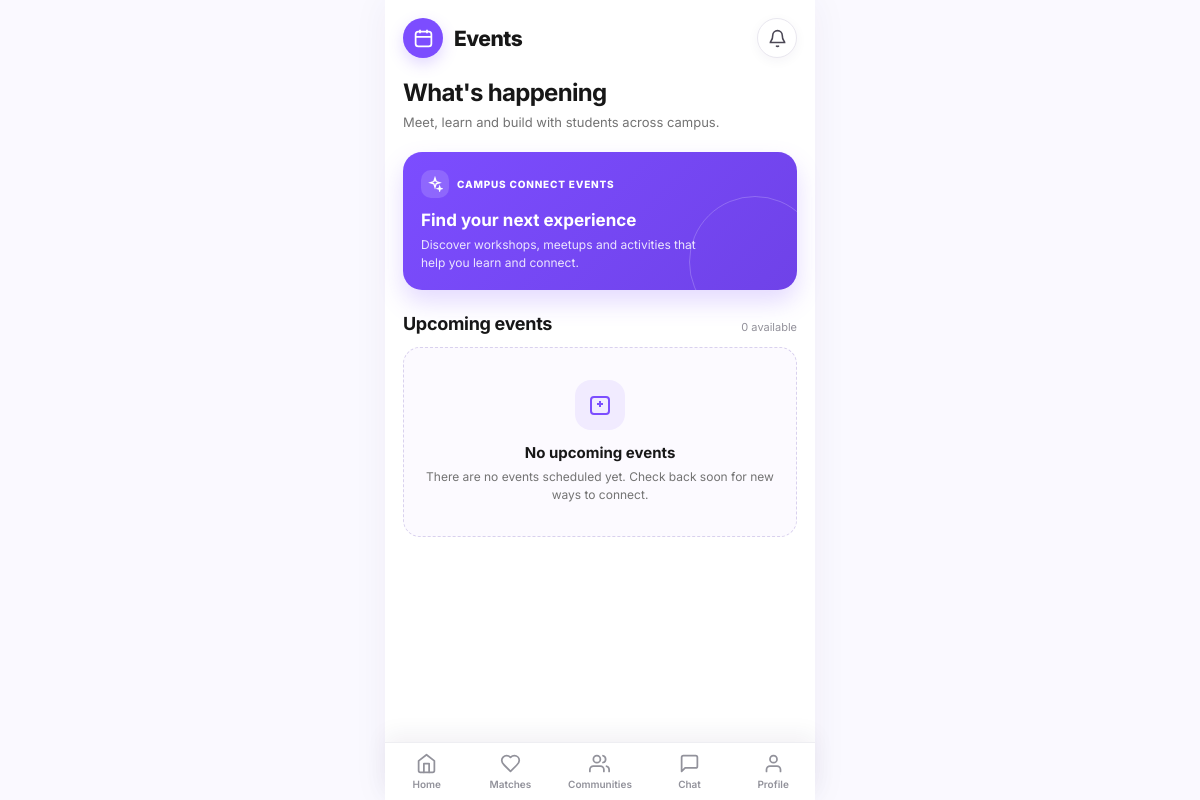
/events/ (signed in), run on an earlier commit of the app's database.
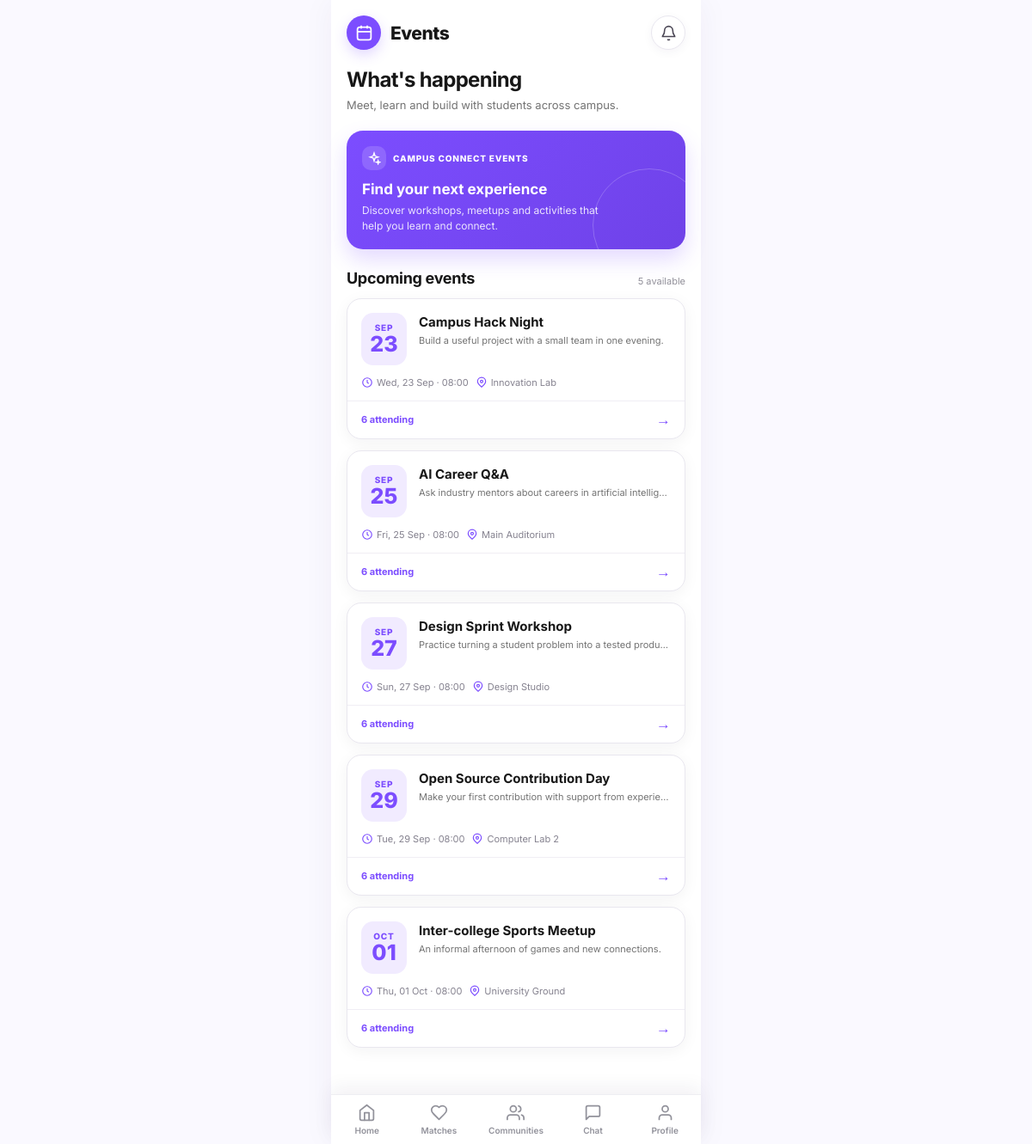
And on a later commit of the database.
### events/models.py (models this page shows, shortened)
class Event(models.Model):
    title = models.CharField(max_length=200)
    description = models.TextField(blank=True)
    start = models.DateTimeField()
    location = models.CharField(max_length=200, blank=True)
    color = models.CharField(max_length=7, default='#7C4DFF')
    attendees = models.ManyToManyField(
        settings.AUTH_USER_MODEL,
        blank=True,
        related_name='events',
    )
    created_at = models.DateTimeField(auto_now_add=True)
    class Meta:
        ordering = ('start',)

### events/urls.py (the view)
# urls.py: path('', events_home, name='events_home'),
@login_required
def events_home(request):
    return render(request, 'events/home.html', {'events': Event.objects.all()})

### templates/events/home.html (shortened to what this page needs)
<!doctype html>
<html lang="en">
<head>
</head>
<body>
<main class="app">
  <header class="header"><div class="brand"><div class="brand-icon"><svg viewBox="0 0 24 24" fill="none" stroke="currentColor" stroke-width="2"><rect x="3" y="4" width="18" height="17" rx="3"/><path d="M16 2v4M8 2v4M3 10h18"/></svg></div><h1>Events</h1></div><a class="icon-btn" href="{% url 'notifications_inbox' %}" aria-label="Notifications"><svg viewBox="0 0 24 24" fill="none" stroke="currentColor" stroke-width="2"><path d="M18 8a6 6 0 0 0-12 0c0 7-3 7-3 9h18c0-2-3-2-3-9M13.73 21a2 2 0 0 1-3.46 0"/></svg></a></header>
  <section class="intro"><h2>What's happening</h2><p>Meet, learn and build with students across campus.</p></section>
  <section class="hero"><div class="hero-label"><span><svg viewBox="0 0 24 24" fill="none" stroke="currentColor" stroke-width="2"><path d="m12 3 1.7 5.3L19 10l-5.3 1.7L12 17l-1.7-5.3L5 10l5.3-1.7L12 3Z"/><path d="m19 16 .7 2.3L22 19l-2.3.7L19 22l-.7-2.3L16 19l2.3-.7L19 16Z"/></svg></span> CAMPUS CONNECT EVENTS</div><h2>Find your next experience</h2><p>Discover workshops, meetups and activities that help you learn and connect.</p></section>
  <div class="section-head"><h2>Upcoming events</h2><span>{{ events|length }} available</span></div>
  <section class="events">{% for event in events %}<a class="event-card" href="{% url 'event_detail' event.id %}"><div class="event-top"><div class="date"><span class="month">{{ event.start|date:"M" }}</span><span class="day">{{ event.start|date:"d" }}</span></div><div class="event-title"><h3>{{ event.title }}</h3><p>{{ event.description|default:"A Campus Connect student event." }}</p></div></div><div class="event-meta"><span><svg viewBox="0 0 24 24" fill="none" stroke="currentColor" stroke-width="2"><circle cx="12" cy="12" r="9"/><path d="M12 7v5l3 2"/></svg>{{ event.start|date:"D, d M · H:i" }}</span><span><svg viewBox="0 0 24 24" fill="none" stroke="currentColor" stroke-width="2"><path d="M20 10c0 5-8 11-8 11S4 15 4 10a8 8 0 1 1 16 0Z"/><circle cx="12" cy="10" r="2.5"/></svg>{{ event.location|default:"Campus" }}</span></div><div class="event-footer"><span>{{ event.attendees.count }} attending</span><span class="arrow">→</span></div></a>{% empty %}<div class="empty"><div class="empty-icon"><svg width="24" height="24" viewBox="0 0 24 24" fill="none" stroke="currentColor" stroke-width="2"><rect x="3" y="4" width="18" height="17" rx="3"/><path d="M12 8v6m-3-3h6"/></svg></div><h3>No upcoming events</h3><p>There are no events scheduled yet. Check back soon for new ways to connect.</p></div>{% endfor %}</section>
</main>
{% include 'includes/bottom_nav.html' with active_nav='' %}
</body>
</html>

What changed in the data, as far as the page shows it:
added Event: start "SEP", start "23", title "Campus Hack Night", description "Build a useful project with a small team in one evening.", start "Wed, 23 Sep · 08:00", location "Innovation Lab", attendees.count "6"
added Event: start "SEP", start "25", title "AI Career Q&A", description "Ask industry mentors about careers in artificial intellig…", start "Fri, 25 Sep · 08:00", location "Main Auditorium", attendees.count "6"
added Event: start "SEP", start "27", title "Design Sprint Workshop", description "Practice turning a student problem into a tested produ…", start "Sun, 27 Sep · 08:00", location "Design Studio", attendees.count "6"
added Event: start "SEP", start "29", title "Open Source Contribution Day", description "Make your first contribution with support from experie…", start "Tue, 29 Sep · 08:00", location "Computer Lab 2", attendees.count "6"
added Event: start "OCT", start "01", title "Inter-college Sports Meetup", description "An informal afternoon of games and new connections.", start "Thu, 01 Oct · 08:00", location "University Ground", attendees.count "6"
Also different on the page:
{{ events|length }}: "0" → "5"
text no longer shown: "No upcoming events There are no events scheduled yet. Check back soon for new ways to connect."
